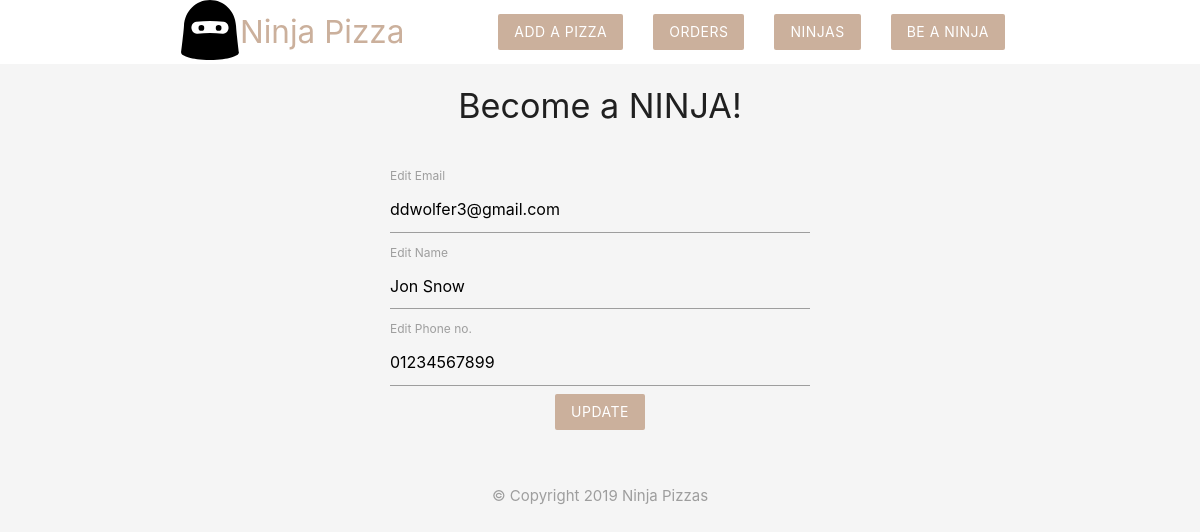
Screenshot of /edit_staffs.php?id=3 with the database file from the repository.
### tables this page shows
CREATE TABLE `ninjas` (
  `id` int(11) NOT NULL,
  `name` varchar(20) DEFAULT NULL,
  `Phone` varchar(11) NOT NULL,
  `email` varchar(30) NOT NULL,
  `joining date` date NOT NULL DEFAULT current_timestamp()
);

### edit_staffs.php (the view, shortened to what this page needs)
<?php
	include('config/db_connect.php');
	if (isset($_GET['id'])) {
    $id = mysqli_real_escape_string($conn, $_GET['id']);
    $sql = "SELECT * FROM ninjas WHERE id = $id";
    $result = mysqli_query($conn, $sql);
    $ninjas = mysqli_fetch_assoc($result);
}
?>
<!DOCTYPE html>
<html>
	<?php include('templates/header.php'); ?>
	<section class="container ">
		<h4 class="center">Become a NINJA!</h4>
		<form class="White" action="edit_staffs.php" method="POST">
		    <label>Edit Email</label>
			<input type="text" name="email" value="<?php echo isset($ninjas) ? htmlspecialchars($ninjas['email']):''; ?>" required>
			<label>Edit Name</label>
			<input type="text" name="name" value="<?php echo isset($ninjas) ? htmlspecialchars($ninjas['name']): ''; ?>" required>
			<label>Edit Phone no.</label>
			<input type="text" name="cell" value="<?php echo isset($ninjas) ? htmlspecialchars($ninjas['Phone']): ''; ?>" required>
			<div class="center">
				<input type="submit" name="submit" value="Update" class="btn brand z-depth-0">
			</div>
		</form>
	</section>
	<?php include('templates/footer.php'); ?>
</html>

### templates/header.php (style rules this page uses)
.brand { background: #cbb09c !important; }
form { max-width: 460px; margin: 20px auto; padding: 20px; }
.btn { background-color: darkgoldenrod ; }

### rows the page displays
ninjas: email "ddwolfer3@gmail.com", name "Jon Snow", cell "01234567899"
